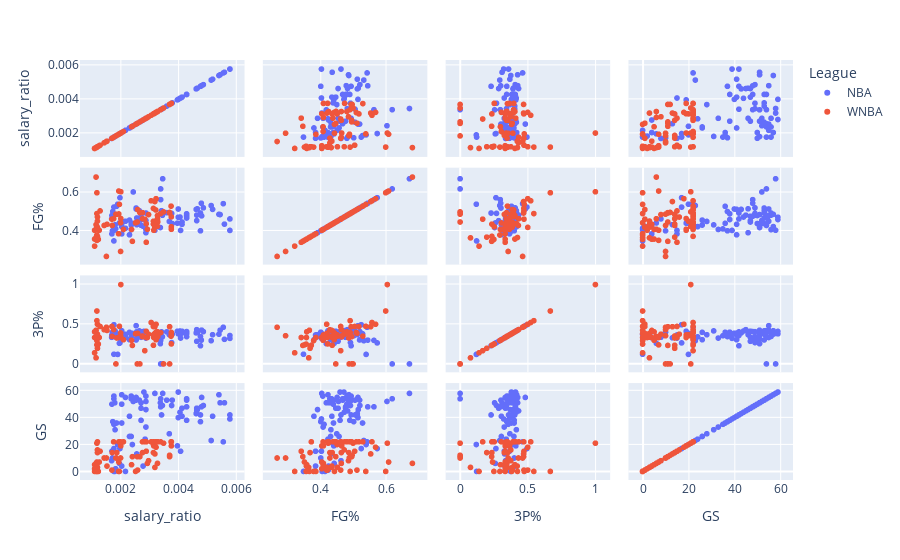

Source (notebook cell):
### Code cell
import plotly.express as px
fig = px.scatter_matrix(df, dimensions=["salary_ratio", "FG%", "3P%", "GS"], color="League")
fig.show()
